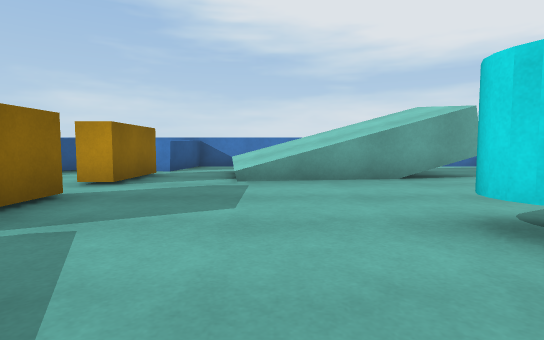
[1] (above)

13 first-person views from a walk through a Unity game level. The camera is 0.62 m above the floor, tilts 4° down and sees 80° across. The floor is counted in squares, 1 m on a side. Each view is taken from the middle of a square. On the plan, view 1 faces up. The plan holds only what a view shows up to about 10 squares ahead; the rest is blank.

[2]
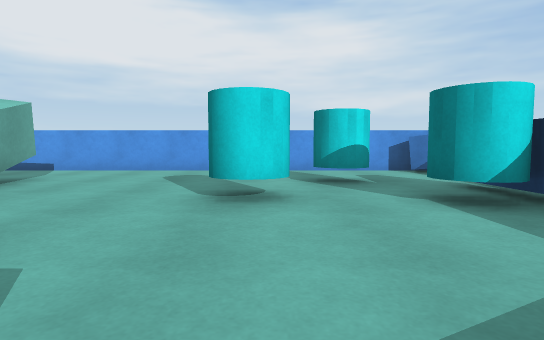

[3]
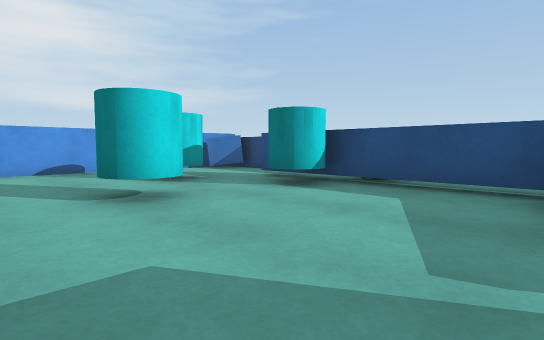

[4]
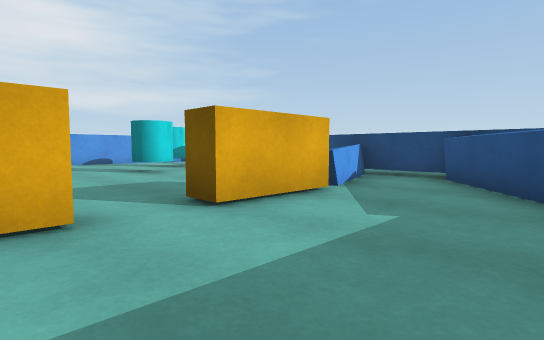

[5]
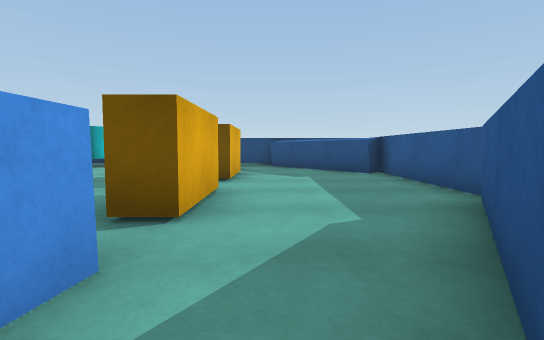

[6]
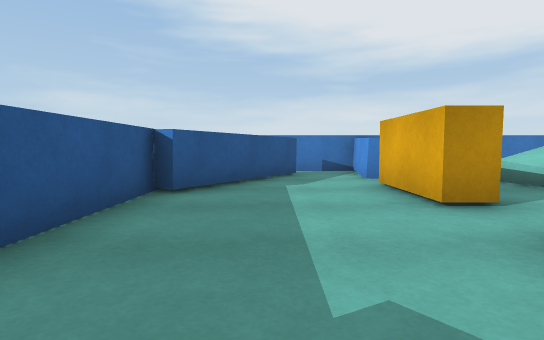

[7]
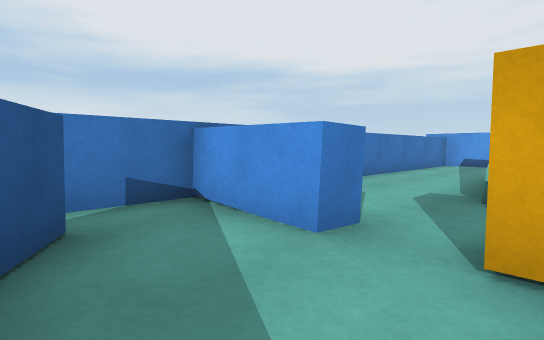

[8]
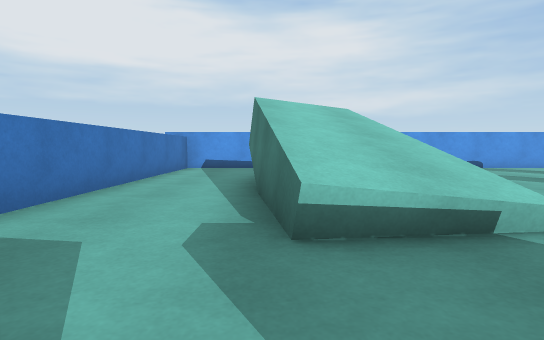

[9]
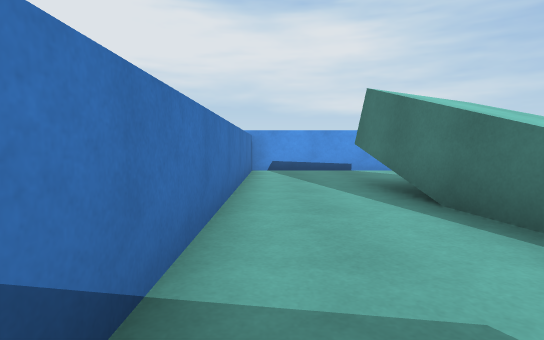

[10]
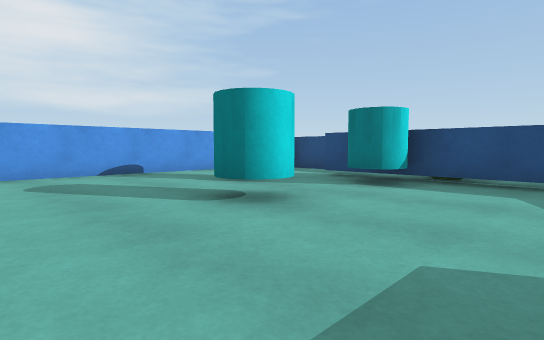

[11]
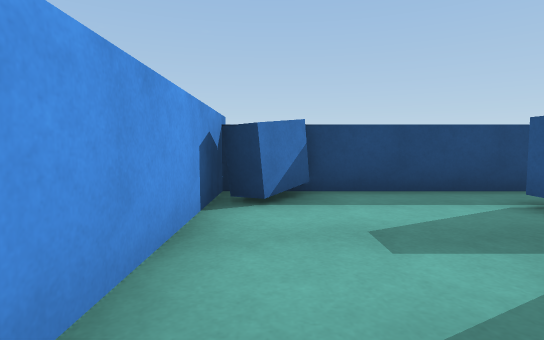

[12]
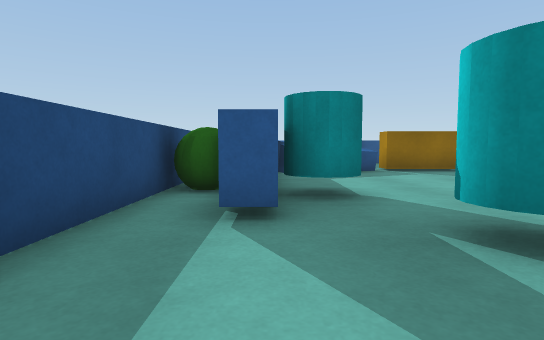

[13]
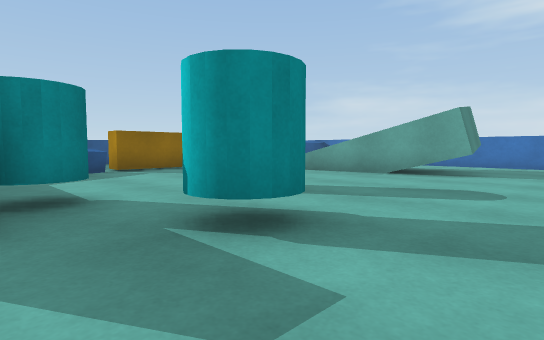

### Floor plan
Key: @ floor where view 1 was taken; # wall or solid block; . floor; = window, fence, low wall or low ledge; ^ raised ledge; B block; T thing the floor can be seen under or through; C cyan cylinder; L blue block; G green ball.
Columns run from 7 left of view 1 to 7 right of it. Each row starts with its distance up from view 1.
 11   #############
 10   #.#.........#
  9   #.#.........#
  8  ##...=^TTTT..#
  7 ##..B.^^T TT..#
  6 #...B..^^T....#
  5 #.............#
  4 #...B.........#
  3 #...B....C....#
  2 ##..B....C....#
  1  ##.^^.....C..#
  0   #..^.@.C.C..#
 -1   ####TTTTT...#
 -2     ....G....L#
 -3        ########

Where each view was taken, in squares from view 1:
view 1: 0 up, 0 right, facing up
view 2: 2 up, 2 left, facing right
view 3: 4 up, 2 left, facing down-right
view 4: 6 up, 6 left, facing down-right
view 5: 10 up, 4 left, facing down
view 6: 2 up, 5 left, facing up
view 7: 7 up, 5 left, facing up-right
view 8: 8 up, 3 left, facing right
view 9: 10 up, 2 left, facing right
view 10: 5 up, 1 left, facing down-right
view 11: 2 up, 6 right, facing down
view 12: 1 down, 6 right, facing left
view 13: 1 down, 6 right, facing up-left
